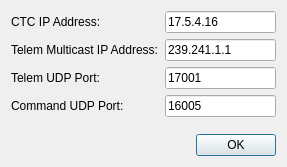
<?xml version="1.0" encoding="UTF-8"?>
<ui version="4.0">
 <class>network_dialog</class>
 <widget class="QDialog" name="network_dialog">
  <property name="geometry">
   <rect>
    <x>0</x>
    <y>0</y>
    <width>287</width>
    <height>167</height>
   </rect>
  </property>
  <property name="windowTitle">
   <string>Network Options</string>
  </property>
  <layout class="QVBoxLayout" name="verticalLayout">
   <item>
    <layout class="QFormLayout" name="formLayout">
     <item row="0" column="0">
      <widget class="QLabel" name="label">
       <property name="text">
        <string>CTC IP Address:</string>
       </property>
      </widget>
     </item>
     <item row="0" column="1">
      <widget class="QLineEdit" name="ctc_ip_lineEdit">
       <property name="text">
        <string>17.5.4.16</string>
       </property>
      </widget>
     </item>
     <item row="1" column="0">
      <widget class="QLabel" name="label_2">
       <property name="text">
        <string>Telem Multicast IP Address:</string>
       </property>
      </widget>
     </item>
     <item row="1" column="1">
      <widget class="QLineEdit" name="telem_ip_lineEdit">
       <property name="text">
        <string>239.241.1.1</string>
       </property>
      </widget>
     </item>
     <item row="2" column="0">
      <widget class="QLabel" name="label_3">
       <property name="text">
        <string>Telem UDP Port:</string>
       </property>
      </widget>
     </item>
     <item row="2" column="1">
      <widget class="QLineEdit" name="telem_port_lineEdit">
       <property name="text">
        <string>17001</string>
       </property>
      </widget>
     </item>
     <item row="3" column="0">
      <widget class="QLabel" name="label_4">
       <property name="text">
        <string>Command UDP Port:</string>
       </property>
      </widget>
     </item>
     <item row="3" column="1">
      <widget class="QLineEdit" name="cmd_port_lineEdit">
       <property name="text">
        <string>16005</string>
       </property>
      </widget>
     </item>
    </layout>
   </item>
   <item>
    <widget class="QDialogButtonBox" name="buttonBox">
     <property name="orientation">
      <enum>Qt::Horizontal</enum>
     </property>
     <property name="standardButtons">
      <set>QDialogButtonBox::Ok</set>
     </property>
    </widget>
   </item>
  </layout>
 </widget>
 <resources/>
 <connections>
  <connection>
   <sender>buttonBox</sender>
   <signal>accepted()</signal>
   <receiver>network_dialog</receiver>
   <slot>accept()</slot>
   <hints>
    <hint type="sourcelabel">
     <x>248</x>
     <y>254</y>
    </hint>
    <hint type="destinationlabel">
     <x>157</x>
     <y>274</y>
    </hint>
   </hints>
  </connection>
  <connection>
   <sender>buttonBox</sender>
   <signal>rejected()</signal>
   <receiver>network_dialog</receiver>
   <slot>reject()</slot>
   <hints>
    <hint type="sourcelabel">
     <x>316</x>
     <y>260</y>
    </hint>
    <hint type="destinationlabel">
     <x>286</x>
     <y>274</y>
    </hint>
   </hints>
  </connection>
 </connections>
</ui>
